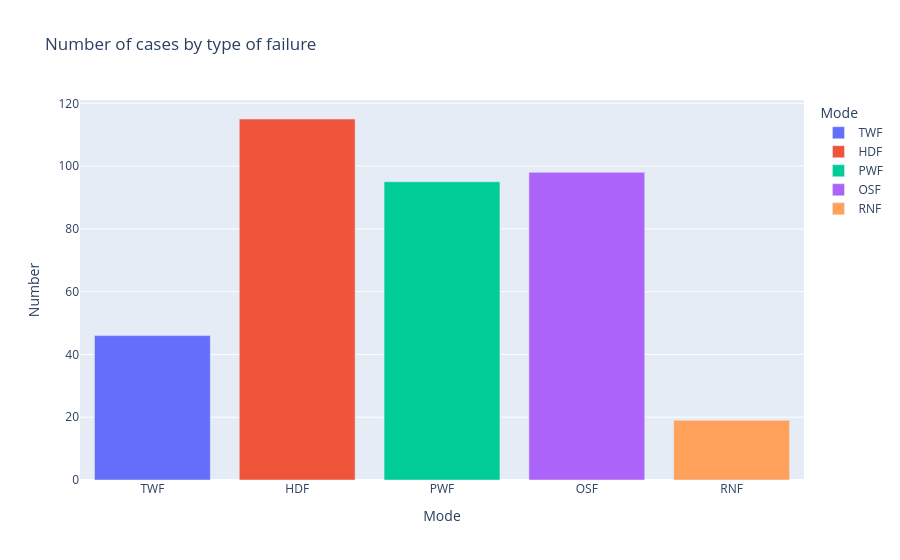

Write notebook code for a chart like this one.
### Markdown cell above
### Failure Modes

### Code cell
failure_modes = ['TWF', 'HDF', 'PWF', 'OSF', 'RNF']
counts = df[failure_modes].sum().reset_index()
counts.columns = ['Mode', 'Number']

fig = px.bar(counts, x='Mode', y='Number',
    title='Number of cases by type of failure',
    color='Mode')
fig.show()
fig.write_image("../outputs/failure_modes.png")

### Figure 1 — Plotly figure (JSON) as saved in the notebook; plotly's stock layout.template omitted (floating-point values rounded to 4 significant figures)
{"data": [{"hovertemplate": "Mode=%{x}<br>Number=%{y}<extra></extra>", "legendgroup": "TWF", "marker": {"color": "#636efa", "pattern": {"shape": ""}}, "name": "TWF", "orientation": "v", "showlegend": true, "textposition": "auto", "type": "bar", "x": ["TWF"], "xaxis": "x", "y": [46], "yaxis": "y"}, {"hovertemplate": "Mode=%{x}<br>Number=%{y}<extra></extra>", "legendgroup": "HDF", "marker": {"color": "#EF553B", "pattern": {"shape": ""}}, "name": "HDF", "orientation": "v", "showlegend": true, "textposition": "auto", "type": "bar", "x": ["HDF"], "xaxis": "x", "y": [115], "yaxis": "y"}, {"hovertemplate": "Mode=%{x}<br>Number=%{y}<extra></extra>", "legendgroup": "PWF", "marker": {"color": "#00cc96", "pattern": {"shape": ""}}, "name": "PWF", "orientation": "v", "showlegend": true, "textposition": "auto", "type": "bar", "x": ["PWF"], "xaxis": "x", "y": [95], "yaxis": "y"}, {"hovertemplate": "Mode=%{x}<br>Number=%{y}<extra></extra>", "legendgroup": "OSF", "marker": {"color": "#ab63fa", "pattern": {"shape": ""}}, "name": "OSF", "orientation": "v", "showlegend": true, "textposition": "auto", "type": "bar", "x": ["OSF"], "xaxis": "x", "y": [98], "yaxis": "y"}, {"hovertemplate": "Mode=%{x}<br>Number=%{y}<extra></extra>", "legendgroup": "RNF", "marker": {"color": "#FFA15A", "pattern": {"shape": ""}}, "name": "RNF", "orientation": "v", "showlegend": true, "textposition": "auto", "type": "bar", "x": ["RNF"], "xaxis": "x", "y": [19], "yaxis": "y"}], "layout": {"barmode": "relative", "legend": {"title": {"text": "Mode"}, "tracegroupgap": 0}, "title": {"text": "Number of cases by type of failure"}, "xaxis": {"anchor": "y", "categoryarray": ["TWF", "HDF", "PWF", "OSF", "RNF"], "categoryorder": "array", "domain": [0, 1], "title": {"text": "Mode"}}, "yaxis": {"anchor": "x", "domain": [0, 1], "title": {"text": "Number"}}}}
